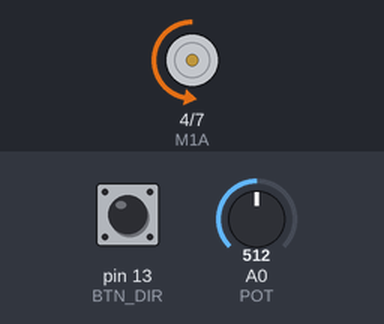
A sketch run on a simulated Arduino Uno, built with avr-gcc and run on an emulated ATmega328P. On the bench: motor-driver pin pairs drawn as motors (green arrow = first pin HIGH = forward, orange = second pin HIGH = backward, longer = more drive, scaled by the enable pin). The test bench sets the inputs (shaded band); at power-on: A0 (POT) = 512, pin 13 (BTN_DIR) HIGH.

Above: at 1.2 s.
1.3 s: A0 (POT) set to 716
At 2.1 s:
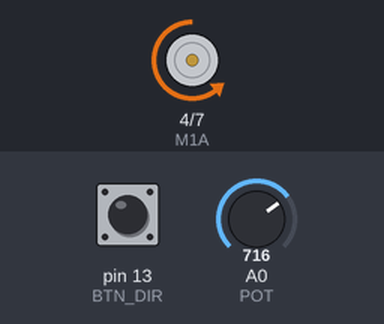
2.9 s: pin 13 (BTN_DIR) pulled LOW for 0.25 s
At 3.1 s:
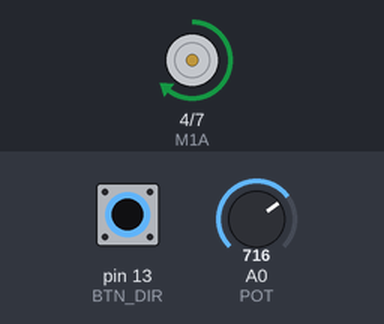
4.7 s: A0 (POT) set to 900
At 6.0 s:
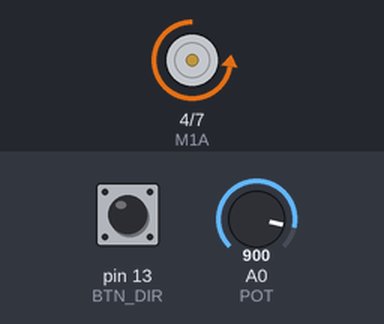
6.3 s: pin 13 (BTN_DIR) pulled LOW for 1 s
At 7.2 s:
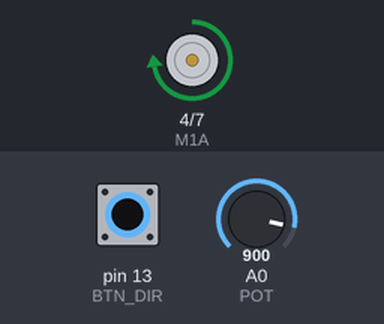
8.9 s: A0 (POT) set to 122
At 9.3 s:
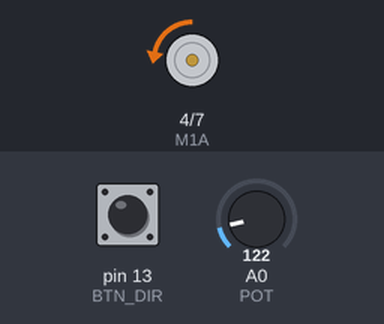
10.5 s: pin 13 (BTN_DIR) pulled LOW for 0.25 s
At 10.7 s:
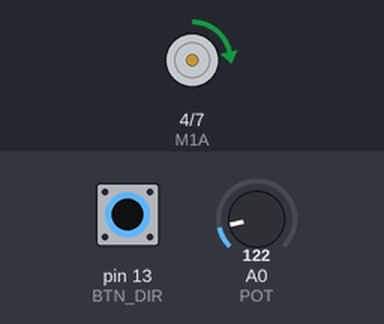
Timing chart, 0 to 13.3 s (numbered marks = the images above; inputs shaded):
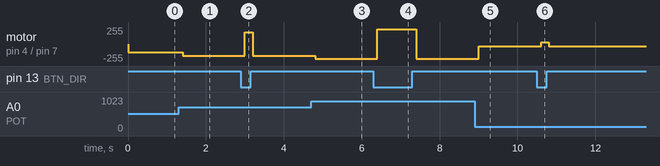

The sketch:

4-4dcMotorHbridge.ino
```cpp
// Ex4. 4-4 dcMotorHbridge.ino
//Arduino UNO with L293D

#define BTN_DIR 13
#define POT  0
#define EN1  3
#define M1A  4 //1A
#define M1B  7 //2A

int pos, veloc, oldpos=-1;

void setup() {
  pinMode(EN1, OUTPUT);
  pinMode(M1A, OUTPUT);
  pinMode(M1B, OUTPUT);
  pinMode(BTN_DIR, INPUT);
  digitalWrite(EN1, LOW);//BRAKE
}
void loop(){
  pos = analogRead(POT);
  if (pos != oldpos){
    veloc = map(pos, 0, 1023, 0, 255);
    analogWrite(EN1, veloc);
    oldpos = pos;
  }
  if (digitalRead(BTN_DIR)==LOW){
    digitalWrite(M1A, HIGH);
    digitalWrite(M1B, LOW);
  }
  else{
    digitalWrite(M1A, LOW);
    digitalWrite(M1B, HIGH);
  }
  delay(200);
}
```

Measured:
- after the input at 1.3 s, motor on pin 4 (M1A) / pin 7 (M1B): backward 127/255 → backward 178/255 after 0.10 s
- after the input at 2.9 s, motor on pin 4 (M1A) / pin 7 (M1B): backward 178/255 → forward 178/255 after 0.10 s, → backward 178/255 0.20 s later
- after the input at 4.7 s, motor on pin 4 (M1A) / pin 7 (M1B): backward 178/255 → backward 224/255 after 0.10 s
- after the input at 6.3 s, motor on pin 4 (M1A) / pin 7 (M1B): backward 224/255 → forward 224/255 after 0.10 s, → backward 224/255 1.0 s later
- after the input at 8.9 s, motor on pin 4 (M1A) / pin 7 (M1B): backward 224/255 → backward 30/255 after 0.11 s
- after the input at 10.5 s, motor on pin 4 (M1A) / pin 7 (M1B): backward 30/255 → forward 30/255 after 0.11 s, → backward 30/255 0.20 s later
